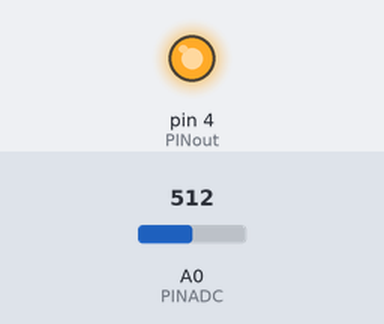
This sketch was run on a simulated Arduino Uno, built with avr-gcc and run on an emulated ATmega328P. Parts: output pins drawn as LEDs (lit = HIGH). The test bench sets the inputs (shaded band); at power-on: A0 (PINADC) = 512.

Above: at 1.2 s.
1.3 s: A0 (PINADC) set to 135
2.8 s: A0 (PINADC) set to 121
At 4.0 s:
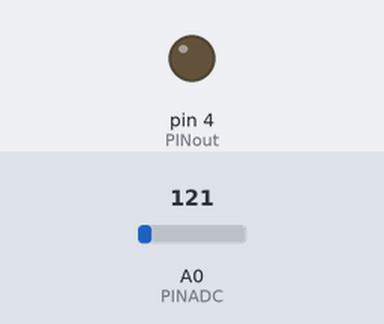
4.3 s: A0 (PINADC) set to 306
At 5.2 s:
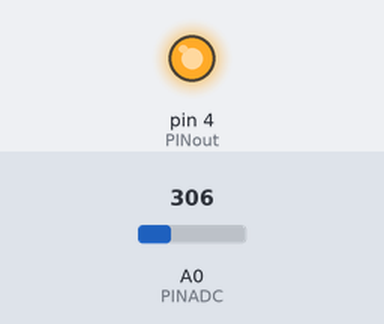
5.8 s: A0 (PINADC) set to 122
At 6.4 s:
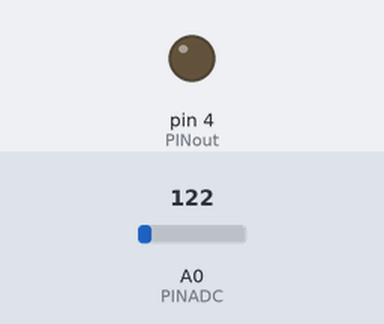
Timing chart, 0 to 8.3 s (numbered marks = the images above; inputs shaded):
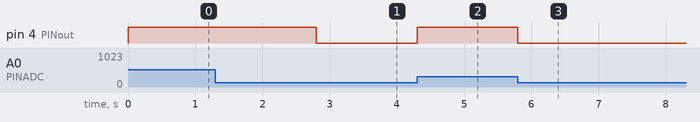

Measured:
- the behaviour switches between 128 and 127 on A0 (PINADC) (found by bisection; images 0 and 1)
- after the input at 1.3 s, every drawn part: stays the same
- after the input at 2.8 s, pin 4 (PINout): HIGH → LOW at once
- after the input at 4.3 s, pin 4 (PINout): LOW → HIGH at once
- after the input at 5.8 s, pin 4 (PINout): HIGH → LOW at once

The sketch:

05_ADC_Potenciometro.ino
```cpp
const int PINADC = A0; // El pin A0 usado para ADC
const int PINout = 4; // El Pin para el led que usaremos

int Lectura =0; //lectura obtenida del potenciometro

void setup()
{
  pinMode(PINout, OUTPUT); //Establecemos el GPIO pin 4 como salida analoga
}


// La funcion loop corre infinitamente
void loop()
  {
    /*
      La resolucion del ADC del ESP8266 es de 10 bits,
      al igual que el PWM, asi que el valor de salida
      debe de estar entre un valor de 0 y 1023
    */
    Lectura = analogRead(PINADC);
    analogWrite(PINout, Lectura);

  }
```
